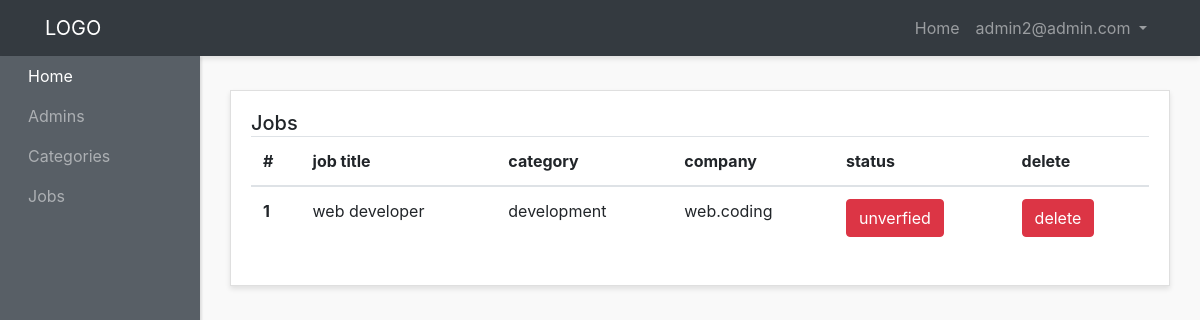
Page /admin-panel/jobs-admins/show-jobs.php (signed in) on the committed database.
### tables this page shows
CREATE TABLE `jobs` (
  `id` int(3) NOT NULL,
  `job_title` varchar(200) NOT NULL,
  `job_region` varchar(200) NOT NULL,
  `job_type` varchar(200) NOT NULL,
  `vacancy` int(3) NOT NULL,
  `job_category` varchar(200) NOT NULL,
  `experience` varchar(200) NOT NULL,
  `salary` varchar(200) NOT NULL,
  `gender` varchar(200) NOT NULL,
  `application_deadline` varchar(200) NOT NULL,
  `job_description` text NOT NULL,
  `responsibilities` text NOT NULL,
  `education_experience` text NOT NULL,
  `other_benifits` text NOT NULL,
  `company_email` varchar(200) NOT NULL,
  `company_name` varchar(200) NOT NULL,
  `company_id` int(3) NOT NULL,
  `company_image` varchar(200) NOT NULL,
  `status` int(3) NOT NULL DEFAULT 0,
  `created_at` timestamp NOT NULL DEFAULT current_timestamp()
);

### admin-panel/jobs-admins/show-jobs.php (the view, shortened to what this page needs)
<?php require "../layouts/header.php"; ?>
<?php require "../../config/config.php"; ?>
<?php
    $select = $conn->query("SELECT * FROM jobs");
    $select->execute();
    $jobs = $select->fetchAll(PDO::FETCH_OBJ);
?>
      <div class="row">
        <div class="col">
          <div class="card">
            <div class="card-body">
              <h5 class="card-title mb-4 d-inline">Jobs</h5>
              <table class="table">
                <thead>
                  <tr>
                    <th scope="col">#</th>
                    <th scope="col">job title</th>
                    <th scope="col">category</th>
                    <th scope="col">company</th>
                    <th scope="col">status</th>
                    <th scope="col">delete</th>
                  </tr>
                </thead>
                <tbody>
                  <?php foreach($jobs as $job) : ?>
                  <tr>
                    <th scope="row"><?php echo $job->id; ?></th>
                    <td><?php echo $job->job_title; ?></td>
                    <td><?php echo $job->job_category; ?></td>
                    <td><?php echo $job->company_name; ?></td>
                    <?php if($job->status == 1) : ?>
                      <td><a href="<?php echo ADMINURL; ?>/jobs-admins/status-jobs.php?id=<?php echo $job->id; ?>&status=<?php echo $job->status; ?>" class="btn btn-danger  text-center ">unverfied</a></td>
                    <?php else : ?>
                     <td><a href="<?php echo ADMINURL; ?>/jobs-admins/status-jobs.php?id=<?php echo $job->id; ?>&status=<?php echo $job->status; ?>" class="btn btn-success  text-center ">verfied</a></td>
                    <?php endif; ?>
                     <td><a href="<?php echo ADMINURL; ?>/jobs-admins/delete-jobs.php?id=<?php echo $job->id; ?>" class="btn btn-danger  text-center ">delete</a></td>
                  </tr>
                  <?php endforeach; ?>
                </tbody>
              </table>
            </div>
          </div>
        </div>
      </div>
<?php require "../layouts/footer.php"; ?>

### admin-panel/styles/style.css (style rules this page uses)
body { background:#f9f9f9; }
.card { margin-bottom: 15px; border-radius:0; box-shadow: 0 3px 5px rgba(0,0,0,.1); }

### rows in the picture
jobs: id "1", job_title "web developer", job_category "development", company_name "web.coding"

### other values in the picture
$_SESSION['adminname'] "admin2@admin.com"
